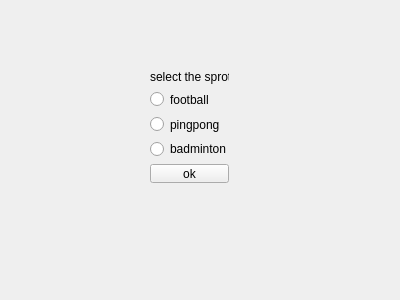
<?xml version="1.0" encoding="UTF-8"?>
<ui version="4.0">
 <class>guest</class>
 <widget class="QWidget" name="guest">
  <property name="geometry">
   <rect>
    <x>0</x>
    <y>0</y>
    <width>400</width>
    <height>300</height>
   </rect>
  </property>
  <property name="windowTitle">
   <string>guest</string>
  </property>
  <widget class="QWidget" name="">
   <property name="geometry">
    <rect>
     <x>150</x>
     <y>70</y>
     <width>79</width>
     <height>113</height>
    </rect>
   </property>
   <layout class="QVBoxLayout" name="verticalLayout">
    <item>
     <widget class="QLabel" name="select">
      <property name="text">
       <string>select the sprot</string>
      </property>
     </widget>
    </item>
    <item>
     <widget class="QRadioButton" name="football">
      <property name="text">
       <string>football</string>
      </property>
     </widget>
    </item>
    <item>
     <widget class="QRadioButton" name="pingpong">
      <property name="text">
       <string>pingpong</string>
      </property>
     </widget>
    </item>
    <item>
     <widget class="QRadioButton" name="badminton">
      <property name="text">
       <string>badminton</string>
      </property>
     </widget>
    </item>
    <item>
     <widget class="QPushButton" name="ok">
      <property name="text">
       <string>ok</string>
      </property>
     </widget>
    </item>
   </layout>
  </widget>
 </widget>
 <resources/>
 <connections/>
</ui>
